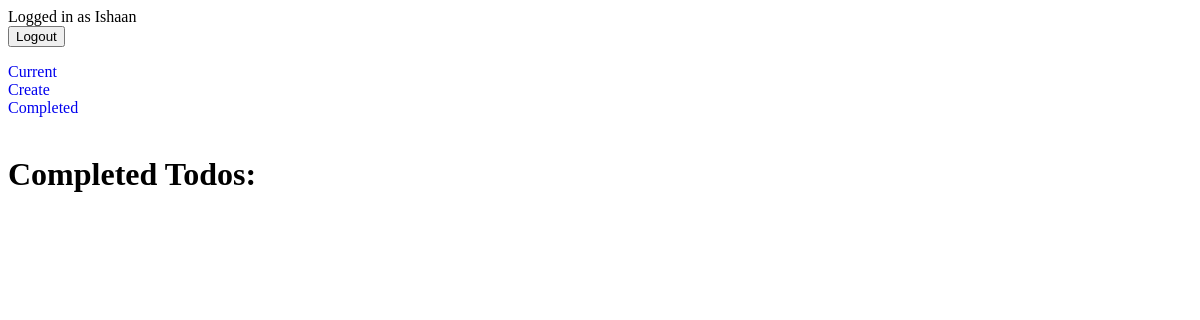
The page /todos/completed/ (signed in) on the database as committed earlier.
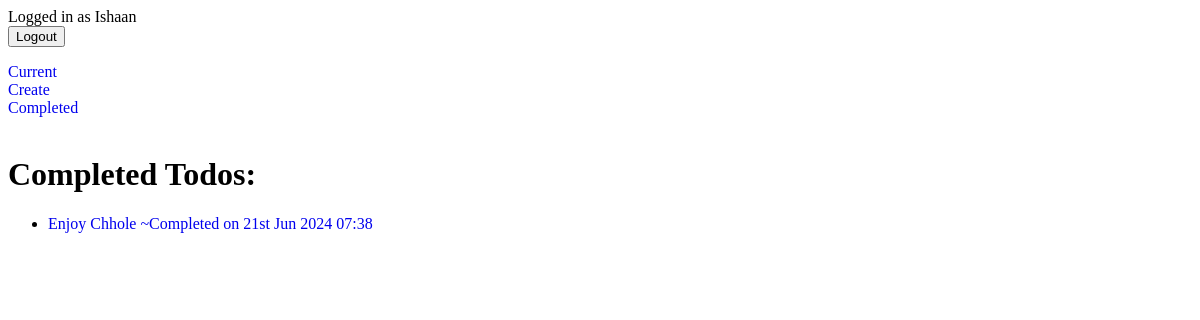
The same page on the database as committed later.
### crispApp/models.py (models this page shows, shortened)
class Todo(models.Model):
    title = models.CharField(max_length=100)
    memo = models.TextField(blank=True)
    created = models.DateTimeField(auto_now_add=True)
    date_completed = models.DateTimeField(null=True, blank=True)
    important = models.BooleanField(default=False)
    author = models.ForeignKey(User, on_delete=models.CASCADE)

### crispApp/views.py (the view)
# urls.py: path('todos/completed/', views.completedtodos, name="completedtodos"),
@login_required
def completedtodos(request):
    todos = Todo.objects.filter(author=request.user, date_completed__isnull=False).order_by('-date_completed')
    return render (request, 'todoApp/completedtodos.html', {'todos':todos})

### crispApp/templates/todoApp/completedtodos.html (shortened to what this page needs)
{% extends 'todoApp/base.html' %}
{% block content %}
<h1>Completed Todos:</h1>
<ul>
     {% for todo in todos %}
     <li>
               <a href="{% url 'edittodo' todo.id %}">
               {{ todo.title }}
               ~Completed on {{ todo.date_completed|date:'dS M Y H:i' }}
          </a>
     </li>
     {% endfor %}
</ul>
{% endblock %}

Rows that differ between the two databases and show on the page:
added Todo: title "Enjoy Chhole", date_completed "21st Jun 2024 07:38"
